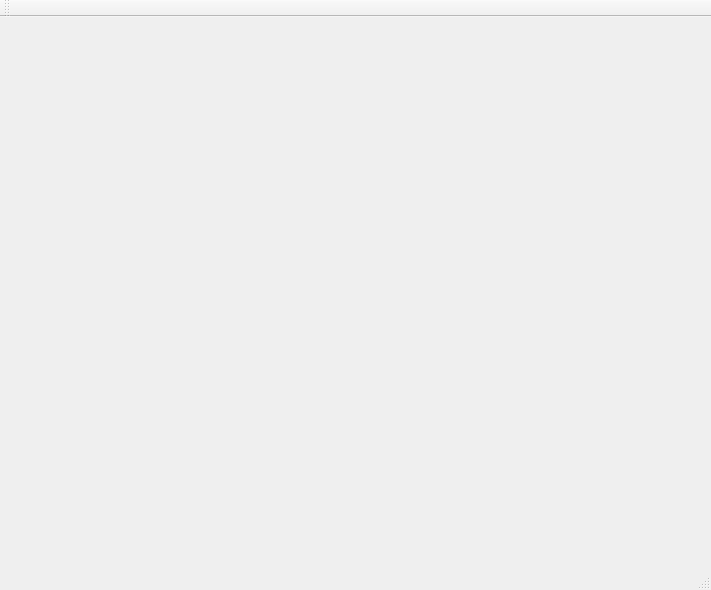
<?xml version="1.0" encoding="UTF-8"?>
<ui version="4.0">
 <class>MainWindow</class>
 <widget class="QMainWindow" name="MainWindow">
  <property name="geometry">
   <rect>
    <x>0</x>
    <y>0</y>
    <width>711</width>
    <height>590</height>
   </rect>
  </property>
  <property name="windowTitle">
   <string>MainWindow</string>
  </property>
  <widget class="QWidget" name="centralWidget">
   <widget class="QGLESWIDGET" name="widget" native="true">
    <property name="geometry">
     <rect>
      <x>10</x>
      <y>10</y>
      <width>600</width>
      <height>600</height>
     </rect>
    </property>
   </widget>
  </widget>
  <widget class="QMenuBar" name="menuBar">
   <property name="geometry">
    <rect>
     <x>0</x>
     <y>0</y>
     <width>711</width>
     <height>25</height>
    </rect>
   </property>
  </widget>
  <widget class="QToolBar" name="mainToolBar">
   <attribute name="toolBarArea">
    <enum>TopToolBarArea</enum>
   </attribute>
   <attribute name="toolBarBreak">
    <bool>false</bool>
   </attribute>
  </widget>
  <widget class="QStatusBar" name="statusBar"/>
 </widget>
 <layoutdefault spacing="6" margin="11"/>
 <customwidgets>
  <customwidget>
   <class>QGLESWIDGET</class>
   <extends>QWidget</extends>
   <header>qgleswidget.h</header>
   <container>1</container>
  </customwidget>
 </customwidgets>
 <resources/>
 <connections/>
</ui>
